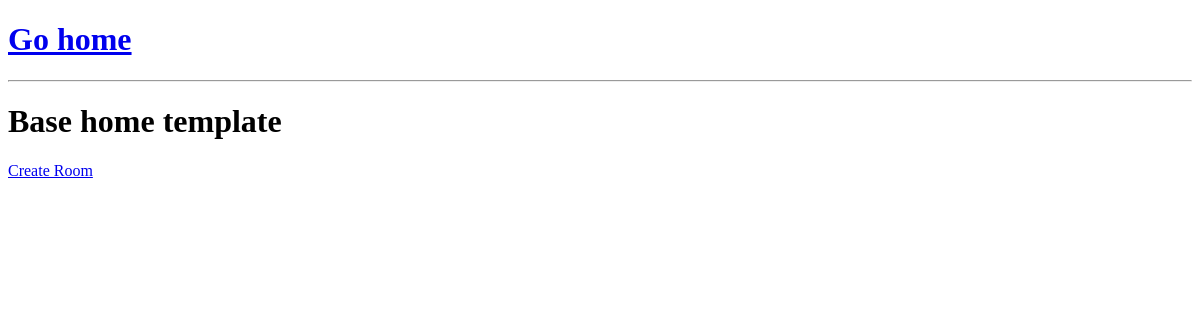
Before: / with the older database file.
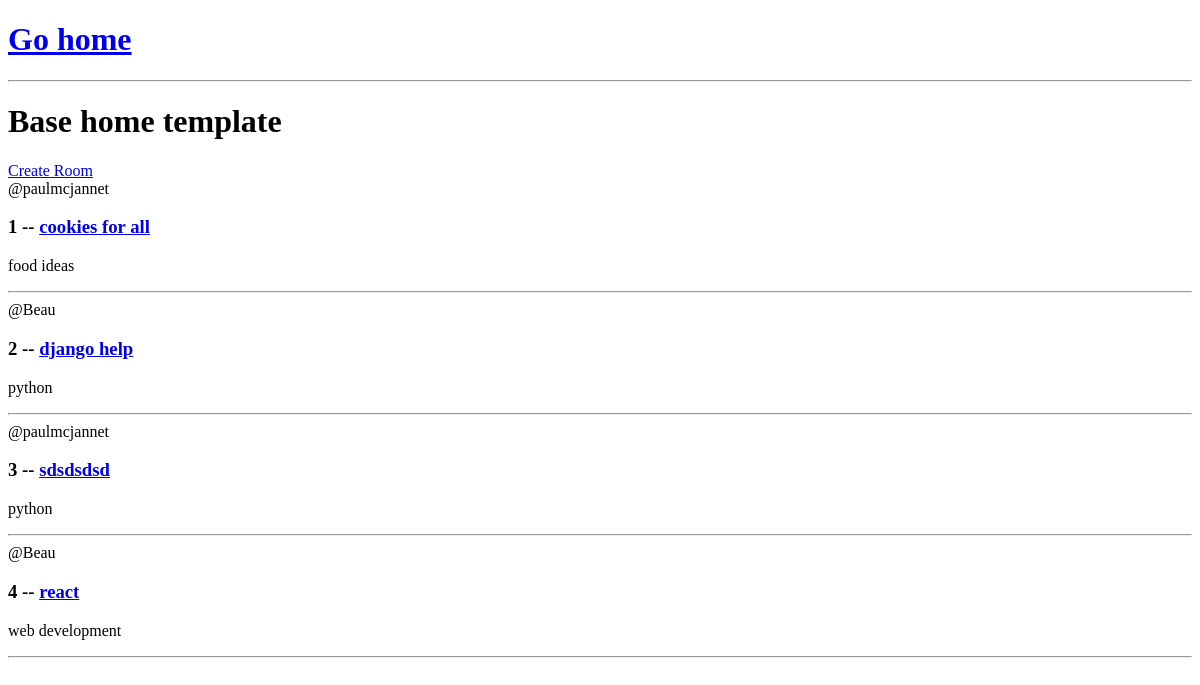
After: the same page with the newer database file.
### base/models.py (models this page shows, shortened)
class Room(models.Model):
    host = models.ForeignKey(User, on_delete=models.SET_NULL, null=True)
    topic =  models.ForeignKey(Topic, on_delete=models.SET_NULL, null=True)
    name = models.CharField(max_length=200)
    desc = models.TextField(null=True, blank=True)
    updated = models.DateTimeField(auto_now=True)
    created = models.DateField(auto_now_add=True)

class Topic(models.Model):
    name = models.CharField(max_length=200)

### base/views.py (the view)
# urls.py: path("", views.home, name="home"),
def home(req):
    rooms = Room.objects.all()
    context = {"rooms": rooms}
    return render(req, "base/home.html", context)

### base/templates/base/home.html
{% extends "main.html" %} {% block content %}
<h1>Base home template</h1>
<div>
	<a href="{% url 'create-room' %}">Create Room</a>
	{% for room in rooms %}
	<div>
		<span>@{{room.host.username}}</span>
		<h3>
			{{room.id}} --
			<a href="{% url 'room' room.id %}">{{room.name}}</a>
		</h3>
		<p>{{room.topic.name}}</p>
		<hr />
	</div>
	{% endfor %}
</div>
{% endblock content %}

### templates/main.html (shortened to what this page needs)
<!DOCTYPE html>
<html lang="en">
	<head>
	</head>
	<body>
		{% include "navbar.html" %} {% block content %} {% endblock %}
	</body>
</html>

### templates/navbar.html
<a href="/"><h1>Go home</h1></a>
<hr />

Changed rows visible on the page:
added Room: host.username "paulmcjannet", id "1", name "cookies for all", topic.name "food ideas"
added Room: host.username "Beau", id "2", name "django help", topic.name "python"
added Room: host.username "paulmcjannet", id "3", name "sdsdsdsd", topic.name "python"
added Room: host.username "Beau", id "4", name "react", topic.name "web development"
